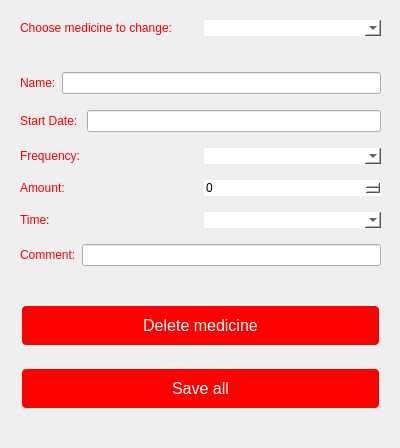
<?xml version="1.0" encoding="UTF-8"?>
<ui version="4.0">
 <class>ChangeMed</class>
 <widget class="QDialog" name="ChangeMed">
  <property name="geometry">
   <rect>
    <x>0</x>
    <y>0</y>
    <width>400</width>
    <height>448</height>
   </rect>
  </property>
  <property name="windowTitle">
   <string>Change medicine</string>
  </property>
  <property name="styleSheet">
   <string notr="true">ChangeMed {
	background-color: rgb(255, 255, 255);
}


QPushButton {
 background-color: red;
 color: white;
 padding: 10px 20px;
 text-align: center;
 font-size: 16px;
 margin: 4px 2px;
 border-radius: 4;
 font: 57 8pt &quot;TT Norms Medium&quot;;
}

QPushButton:hover {
     background-color: #FF5757;
}

QPushButton:pressed {
  background-color: #3e8e41;
}

QTextBrowser {
	background-color: white;
	color: red;
	border: none;
   border-radius: 4;
   font: 57 8pt &quot;TT Norms Light&quot;;
}

QLabel {
 font: 57 8pt &quot;TT Norms Medium&quot;;
text-align: center;
color: red;
}

QComboBox {
background-color: rgb(255, 255, 255);
 font: 57 8pt &quot;TT Norms Medium&quot;;
border: none;
}

QSpinBox {
background-color: rgb(255, 255, 255);
 font: 57 8pt &quot;TT Norms Medium&quot;;
border: none;
}

QLineEdit {
 font: 57 8pt &quot;TT Norms Medium&quot;;
}
</string>
  </property>
  <widget class="QWidget" name="verticalLayoutWidget">
   <property name="geometry">
    <rect>
     <x>20</x>
     <y>10</y>
     <width>361</width>
     <height>421</height>
    </rect>
   </property>
   <layout class="QVBoxLayout" name="verticalLayout">
    <item>
     <layout class="QHBoxLayout" name="horizontalLayout">
      <item>
       <widget class="QLabel" name="label">
        <property name="text">
         <string>Choose medicine to change:</string>
        </property>
       </widget>
      </item>
      <item>
       <widget class="QComboBox" name="comboBoxName"/>
      </item>
     </layout>
    </item>
    <item>
     <spacer name="horizontalSpacer">
      <property name="orientation">
       <enum>Qt::Horizontal</enum>
      </property>
      <property name="sizeHint" stdset="0">
       <size>
        <width>40</width>
        <height>20</height>
       </size>
      </property>
     </spacer>
    </item>
    <item>
     <layout class="QHBoxLayout" name="horizontalLayout_5">
      <item>
       <widget class="QLabel" name="label_5">
        <property name="text">
         <string>Name:</string>
        </property>
       </widget>
      </item>
      <item>
       <widget class="QLineEdit" name="lineEditName"/>
      </item>
     </layout>
    </item>
    <item>
     <layout class="QHBoxLayout" name="horizontalLayout_2">
      <item>
       <widget class="QLabel" name="label_2">
        <property name="text">
         <string>Start Date: </string>
        </property>
       </widget>
      </item>
      <item>
       <widget class="QLineEdit" name="lineEditStartDate"/>
      </item>
     </layout>
    </item>
    <item>
     <layout class="QHBoxLayout" name="horizontalLayout_4">
      <item>
       <widget class="QLabel" name="label_4">
        <property name="text">
         <string>Frequency:</string>
        </property>
       </widget>
      </item>
      <item>
       <widget class="QComboBox" name="comboBoxFreq"/>
      </item>
     </layout>
    </item>
    <item>
     <layout class="QHBoxLayout" name="horizontalLayout_3">
      <item>
       <widget class="QLabel" name="label_3">
        <property name="text">
         <string>Amount:</string>
        </property>
       </widget>
      </item>
      <item>
       <widget class="QSpinBox" name="spinBoxAmount"/>
      </item>
     </layout>
    </item>
    <item>
     <layout class="QHBoxLayout" name="horizontalLayout_7">
      <item>
       <widget class="QLabel" name="label_6">
        <property name="text">
         <string>Time:</string>
        </property>
       </widget>
      </item>
      <item>
       <widget class="QComboBox" name="comboBoxTime"/>
      </item>
     </layout>
    </item>
    <item>
     <layout class="QHBoxLayout" name="horizontalLayout_9">
      <item>
       <widget class="QLabel" name="label_7">
        <property name="text">
         <string>Comment:</string>
        </property>
       </widget>
      </item>
      <item>
       <widget class="QLineEdit" name="lineEditCommetn"/>
      </item>
     </layout>
    </item>
    <item>
     <spacer name="horizontalSpacer_3">
      <property name="orientation">
       <enum>Qt::Horizontal</enum>
      </property>
      <property name="sizeHint" stdset="0">
       <size>
        <width>40</width>
        <height>20</height>
       </size>
      </property>
     </spacer>
    </item>
    <item>
     <widget class="QPushButton" name="pushButtonDelete">
      <property name="text">
       <string>Delete medicine</string>
      </property>
     </widget>
    </item>
    <item>
     <widget class="QPushButton" name="pushButton">
      <property name="text">
       <string>Save all</string>
      </property>
     </widget>
    </item>
   </layout>
  </widget>
 </widget>
 <resources/>
 <connections/>
</ui>
